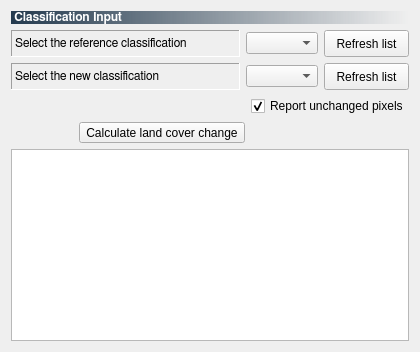
         <widget class="QWidget" name="tab_landCoverChange">
          <attribute name="icon">
           <iconset resource="resources.qrc">
            <normaloff>:/plugins/semiautomaticclassificationplugin/icons/semiautomaticclassificationplugin_land_cover_change.png</normaloff>:/plugins/semiautomaticclassificationplugin/icons/semiautomaticclassificationplugin_land_cover_change.png</iconset>
          </attribute>
          <attribute name="title">
           <string>Land cover change</string>
          </attribute>
          <layout class="QGridLayout" name="gridLayout_46">
           <item row="0" column="0">
            <layout class="QGridLayout" name="gridLayout_44">
             <item row="0" column="0" colspan="3">
              <widget class="QLabel" name="label_39">
               <property name="sizePolicy">
                <sizepolicy hsizetype="Expanding" vsizetype="Preferred">
                 <horstretch>0</horstretch>
                 <verstretch>0</verstretch>
                </sizepolicy>
               </property>
               <property name="font">
                <font>
                 <family>FreeSans</family>
                 <weight>75</weight>
                 <bold>true</bold>
                </font>
               </property>
               <property name="styleSheet">
                <string notr="true">background-color : qlineargradient(spread:pad, x1:0, y1:0, x2:1, y2:0, stop:0 #243a4e, stop:1 rgba(0, 0, 0, 0)); color : white</string>
               </property>
               <property name="text">
                <string> Classification Input</string>
               </property>
              </widget>
             </item>
             <item row="2" column="1">
              <widget class="QComboBox" name="classification_reference_name_combo">
               <property name="sizePolicy">
                <sizepolicy hsizetype="Preferred" vsizetype="Fixed">
                 <horstretch>1</horstretch>
                 <verstretch>0</verstretch>
                </sizepolicy>
               </property>
               <property name="toolTip">
                <string>&lt;html&gt;&lt;head/&gt;&lt;body&gt;&lt;p&gt;Select the reference classification raster&lt;/p&gt;&lt;/body&gt;&lt;/html&gt;</string>
               </property>
              </widget>
             </item>
             <item row="4" column="2">
              <widget class="QPushButton" name="toolButton_reload_6">
               <property name="sizePolicy">
                <sizepolicy hsizetype="Maximum" vsizetype="Fixed">
                 <horstretch>0</horstretch>
                 <verstretch>0</verstretch>
                </sizepolicy>
               </property>
               <property name="minimumSize">
                <size>
                 <width>85</width>
                 <height>27</height>
                </size>
               </property>
               <property name="maximumSize">
                <size>
                 <width>85</width>
                 <height>27</height>
                </size>
               </property>
               <property name="toolTip">
                <string>&lt;html&gt;&lt;head/&gt;&lt;body&gt;&lt;p&gt;Refresh list of rasters&lt;/p&gt;&lt;/body&gt;&lt;/html&gt;</string>
               </property>
               <property name="text">
                <string>Refresh list</string>
               </property>
              </widget>
             </item>
             <item row="4" column="0">
              <widget class="QLabel" name="label_40">
               <property name="sizePolicy">
                <sizepolicy hsizetype="Minimum" vsizetype="Preferred">
                 <horstretch>0</horstretch>
                 <verstretch>0</verstretch>
                </sizepolicy>
               </property>
               <property name="font">
                <font>
                 <family>FreeSans</family>
                 <weight>50</weight>
                 <bold>false</bold>
                </font>
               </property>
               <property name="frameShape">
                <enum>QFrame::Panel</enum>
               </property>
               <property name="frameShadow">
                <enum>QFrame::Sunken</enum>
               </property>
               <property name="text">
                <string>Select the new classification</string>
               </property>
               <property name="alignment">
                <set>Qt::AlignLeading|Qt::AlignLeft|Qt::AlignVCenter</set>
               </property>
              </widget>
             </item>
             <item row="2" column="0">
              <widget class="QLabel" name="label_38">
               <property name="sizePolicy">
                <sizepolicy hsizetype="Minimum" vsizetype="Preferred">
                 <horstretch>0</horstretch>
                 <verstretch>0</verstretch>
                </sizepolicy>
               </property>
               <property name="minimumSize">
                <size>
                 <width>229</width>
                 <height>0</height>
                </size>
               </property>
               <property name="font">
                <font>
                 <family>FreeSans</family>
                 <weight>50</weight>
                 <bold>false</bold>
                </font>
               </property>
               <property name="frameShape">
                <enum>QFrame::Panel</enum>
               </property>
               <property name="frameShadow">
                <enum>QFrame::Sunken</enum>
               </property>
               <property name="text">
                <string>Select the reference classification</string>
               </property>
               <property name="alignment">
                <set>Qt::AlignLeading|Qt::AlignLeft|Qt::AlignVCenter</set>
               </property>
              </widget>
             </item>
             <item row="2" column="2">
              <widget class="QPushButton" name="toolButton_reload_5">
               <property name="sizePolicy">
                <sizepolicy hsizetype="Maximum" vsizetype="Fixed">
                 <horstretch>0</horstretch>
                 <verstretch>0</verstretch>
                </sizepolicy>
               </property>
               <property name="minimumSize">
                <size>
                 <width>85</width>
                 <height>27</height>
                </size>
               </property>
               <property name="maximumSize">
                <size>
                 <width>85</width>
                 <height>27</height>
                </size>
               </property>
               <property name="toolTip">
                <string>&lt;html&gt;&lt;head/&gt;&lt;body&gt;&lt;p&gt;Refresh list of rasters&lt;/p&gt;&lt;/body&gt;&lt;/html&gt;</string>
               </property>
               <property name="text">
                <string>Refresh list</string>
               </property>
              </widget>
             </item>
             <item row="4" column="1">
              <widget class="QComboBox" name="new_classification_name_combo">
               <property name="sizePolicy">
                <sizepolicy hsizetype="Preferred" vsizetype="Fixed">
                 <horstretch>1</horstretch>
                 <verstretch>0</verstretch>
                </sizepolicy>
               </property>
               <property name="toolTip">
                <string>&lt;html&gt;&lt;head/&gt;&lt;body&gt;&lt;p&gt;Select a new raster to be compared with the reference raster&lt;/p&gt;&lt;/body&gt;&lt;/html&gt;</string>
               </property>
              </widget>
             </item>
            </layout>
           </item>
           <item row="1" column="0">
            <layout class="QGridLayout" name="gridLayout_45">
             <item row="1" column="0">
              <spacer name="horizontalSpacer_6">
               <property name="orientation">
                <enum>Qt::Horizontal</enum>
               </property>
               <property name="sizeHint" stdset="0">
                <size>
                 <width>40</width>
                 <height>20</height>
                </size>
               </property>
              </spacer>
             </item>
             <item row="1" column="1">
              <widget class="QToolButton" name="calculateLandCoverChange_toolButton">
               <property name="toolTip">
                <string>&lt;html&gt;&lt;head/&gt;&lt;body&gt;&lt;p&gt;Calculate land cover change raster and statistics thereof&lt;/p&gt;&lt;/body&gt;&lt;/html&gt;</string>
               </property>
               <property name="text">
                <string>Calculate land cover change</string>
               </property>
              </widget>
             </item>
             <item row="1" column="2">
              <spacer name="horizontalSpacer_5">
               <property name="orientation">
                <enum>Qt::Horizontal</enum>
               </property>
               <property name="sizeHint" stdset="0">
                <size>
                 <width>40</width>
                 <height>20</height>
                </size>
               </property>
              </spacer>
             </item>
             <item row="0" column="2">
              <widget class="QCheckBox" name="mask_unchanged_checkBox">
               <property name="toolTip">
                <string>&lt;html&gt;&lt;head/&gt;&lt;body&gt;&lt;p align=&quot;justify&quot;&gt;If enabled, pixels having the same values in both classifications will be reported; otherwise unchanged pixels are set to 0.&lt;/p&gt;&lt;/body&gt;&lt;/html&gt;</string>
               </property>
               <property name="text">
                <string>Report unchanged pixels</string>
               </property>
               <property name="checked">
                <bool>true</bool>
               </property>
              </widget>
             </item>
            </layout>
           </item>
           <item row="2" column="0">
            <widget class="QTextBrowser" name="change_textBrowser">
             <property name="font">
              <font>
               <family>Courier 10 Pitch</family>
              </font>
             </property>
             <property name="tabChangesFocus">
              <bool>true</bool>
             </property>
             <property name="lineWrapMode">
              <enum>QTextEdit::NoWrap</enum>
             </property>
             <property name="tabStopWidth">
              <number>160</number>
             </property>
             <property name="openLinks">
              <bool>false</bool>
             </property>
            </widget>
           </item>
          </layout>
         </widget>
